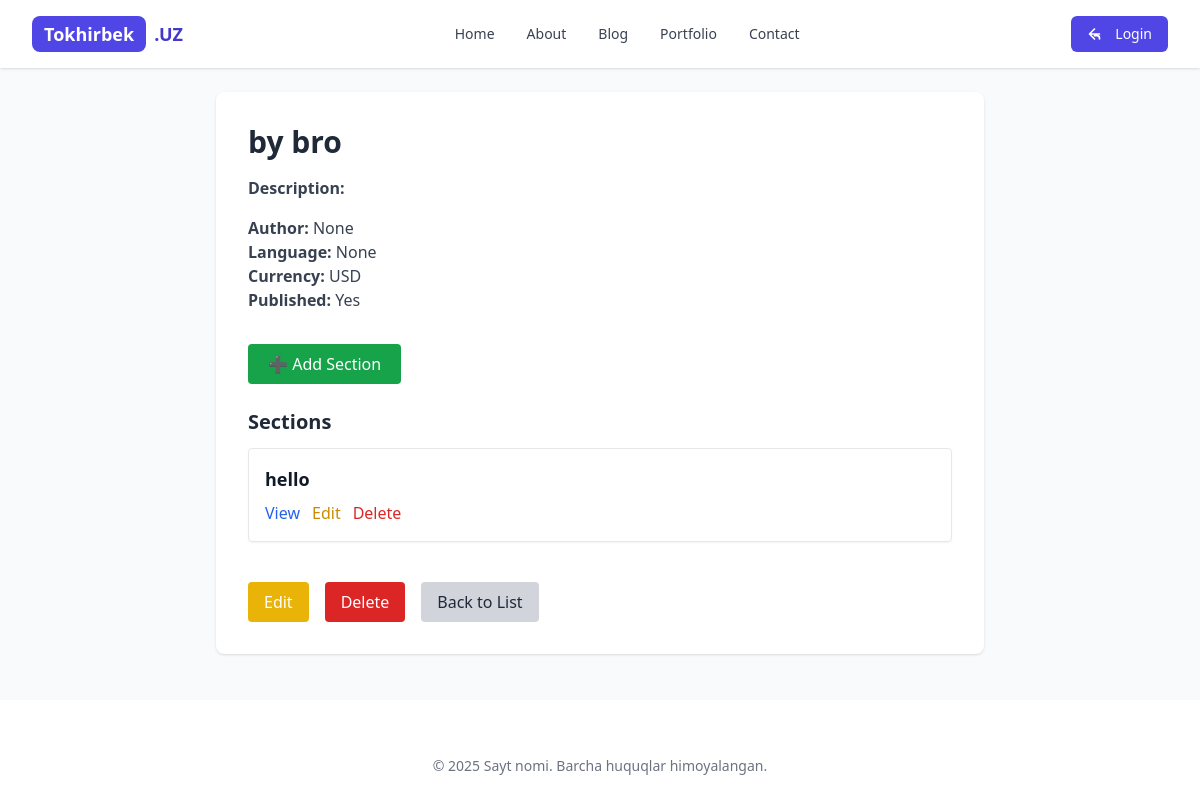
Screenshot of /blog/post/by-2/ with the database file from the repository.
### apps/blog/models.py (models this page shows, shortened)
class Post(models.Model):
    title           = models.CharField(max_length=255)
    description     = models.TextField(blank=True)
    author          = models.CharField(max_length=255, blank=True, null=True)
    created_at      = models.DateTimeField(auto_now_add=True)
    published       = models.BooleanField(default=False)
    slug            = models.SlugField(max_length=255, unique=True, blank=True)
    cover_image     = models.ImageField(upload_to='post_covers/', blank=True, null=True)
    language        = models.CharField(max_length=30, blank=True, null=True)
    average_rating  = models.DecimalField(max_digits=3, decimal_places=2, default=0)
    rating_count    = models.PositiveIntegerField(default=0)
    currency        = models.CharField(max_length=10, default='USD')
    available       = models.BooleanField(default=True)

class PostSection(models.Model):
    post        = models.ForeignKey(Post, related_name='sections', on_delete=models.CASCADE)
    title       = models.CharField(max_length=255)
    description = models.TextField(blank=True)
    slug        = models.SlugField(max_length=255, unique=True, blank=True)
    is_active   = models.BooleanField(default=True)
    created_at  = models.DateTimeField(auto_now_add=True)
    updated_at  = models.DateTimeField(auto_now=True)

### apps/blog/views.py (the view)
# urls.py: path('post/<slug:slug>/', views.post_detail, name='post_detail'),
def post_detail(request, slug):
    post = get_object_or_404(Post, slug=slug, published=True)
    sections = post.sections.filter(is_active=True).order_by('created_at')
    return render(request, 'user/post_detail.html', {'post': post, 'sections': sections})

### apps/blog/templates/user/post_detail.html (shortened to what this page needs)
{% extends 'base/base.html' %}
{% block content %}
<div class="max-w-3xl mx-auto bg-white p-8 rounded-lg shadow">
  <h1 class="text-3xl font-bold text-gray-800 mb-4">{{ post.title }}</h1>
  <p class="text-gray-700 mb-4"><strong>Description:</strong> {{ post.description }}</p>
  <p class="text-gray-700"><strong>Author:</strong> {{ post.author }}</p>
  <p class="text-gray-700"><strong>Language:</strong> {{ post.language }}</p>
  <p class="text-gray-700"><strong>Currency:</strong> {{ post.currency }}</p>
  <p class="text-gray-700"><strong>Published:</strong> {{ post.published|yesno:"Yes,No" }}</p>
  <div class="mt-8">
    <a href="{% url 'postsection_create' %}?post_id={{ post.id }}" class="inline-block bg-green-600 text-white px-5 py-2 rounded hover:bg-green-700 transition">
      ➕ Add Section
    </a>
  </div>
  <div class="mt-6">
    <h2 class="text-xl font-semibold text-gray-800 mb-3">Sections</h2>
    {% if sections %}
      <ul class="space-y-4">
        {% for section in sections %}
          <li class="border p-4 rounded shadow-sm">
            <h3 class="text-lg font-bold text-gray-900">{{ section.title }}</h3>
            <div class="mt-2 flex gap-3">
              <a href="{% url 'postsection_detail' section.pk %}" class="text-blue-600 hover:underline">View</a>
              <a href="{% url 'postsection_update' section.pk %}" class="text-yellow-600 hover:underline">Edit</a>
              <a href="{% url 'postsection_delete' section.pk %}" class="text-red-600 hover:underline">Delete</a>
            </div>
          </li>
        {% endfor %}
      </ul>
    {% else %}
      <p class="text-gray-500 mt-4">No sections available for this post.</p>
    {% endif %}
  </div>
  <div class="mt-10 flex flex-wrap gap-4">
    <a href="{% url 'post_update' slug=post.slug %}" class="bg-yellow-500 text-white px-4 py-2 rounded hover:bg-yellow-600">Edit</a>
    <a href="{% url 'post_delete' slug=post.slug %}" class="bg-red-600 text-white px-4 py-2 rounded hover:bg-red-700">Delete</a>
    <a href="{% url 'post_list' %}" class="bg-gray-300 text-gray-800 px-4 py-2 rounded hover:bg-gray-400">Back to List</a>
  </div>
</div>
{% endblock %}

### templates/base/base.html (shortened to what this page needs)
{% load static %}
<!DOCTYPE html>
<html lang="uz">
<head>
<link href="https://cdn.jsdelivr.net/npm/tailwindcss@2.2.19/dist/tailwind.min.css" rel="stylesheet">
<link rel="stylesheet" href="{% static 'css/pygments.css' %}">
    <link href="https://cdn.jsdelivr.net/npm/tailwindcss@2.2.19/dist/tailwind.min.css" rel="stylesheet">
    <link rel="stylesheet" href="{% static 'css/fonts.css' %}">
    <script src="https://cdn.tailwindcss.com"></script>
</head>
<body class="flex flex-col min-h-screen text-gray-800">
    <header class="bg-white shadow sticky top-0 z-50">
        <div class="max-w-7xl mx-auto px-4 sm:px-6 lg:px-8 py-4 flex justify-between items-center">
            <div class="flex items-center space-x-2">
                <div class="bg-indigo-600 text-white px-3 py-1 rounded-lg font-bold text-lg">Tokhirbek</div>
                <div class="text-indigo-700 font-semibold text-lg hidden sm:block">.UZ</div>
            </div>
            <nav class="hidden md:flex space-x-8 text-sm font-medium">
                <a href="{% url 'home' %}" class="text-gray-700 hover:text-indigo-600 transition">Home</a>
                <a href="{% url 'about' %}" class="text-gray-700 hover:text-indigo-600 transition">About</a>
                <a href="{% url 'post_list' %}" class="text-gray-700 hover:text-indigo-600 transition">Blog</a>
                <a href="" class="text-gray-700 hover:text-indigo-600 transition">Portfolio</a>
                <a href="{% url 'contact' %}" class="text-gray-700 hover:text-indigo-600 transition">Contact</a>
            </nav>
            <div class="hidden md:block">
                {% if user.is_authenticated %}
                    <a href="#" class="inline-flex items-center gap-2 px-4 py-2 bg-indigo-600 text-white text-sm font-medium rounded-md hover:bg-indigo-700 transition">
                        <svg xmlns="http://www.w3.org/2000/svg" class="h-5 w-5" fill="none"
                             viewBox="0 0 24 24" stroke="currentColor">
                            <path stroke-linecap="round" stroke-linejoin="round" stroke-width="2"
                                  d="M5.121 17.804A4.992 4.992 0 0112 15c1.657 0 3.156.804 4.121 2.071M15 10a3 3 0 11-6 0 3 3 0 016 0z"/>
                        </svg>
                        Profile
                    </a>
                {% else %}
                    <a href="" class="inline-flex items-center gap-2 px-4 py-2 bg-indigo-600 text-white text-sm font-medium rounded-md hover:bg-indigo-700 transition">
                        <svg xmlns="http://www.w3.org/2000/svg" class="h-5 w-5" fill="none"
                        viewBox="0 0 24 24" stroke="currentColor" stroke-width="2">
                        <path stroke-linecap="round" stroke-linejoin="round"
                            d="M15 12H3m6 6l-6-6 6-6m6 12v-1a3 3 0 00-3-3H9"/>
                        </svg>
                        Login
                    </a>
                {% endif %}
            </div>
        </div>
    </header>
    <main class="flex-grow bg-gray-50 py-6">
        <div class="max-w-7xl mx-auto px-4 sm:px-6 lg:px-8">
            {% block content %}
            {% endblock %}
        </div>
    </main>
    <footer class="bg-white shadow-md mt-8">
        <div class="max-w-7xl mx-auto px-4 py-6 text-center text-sm text-gray-500">
            © 2025 Sayt nomi. Barcha huquqlar himoyalangan.
        </div>
    </footer>
</body>
</html>

### rows the page displays
Post: title "by bro", author "None", language "None", currency "USD", published "Yes"
PostSection: title "hello"
